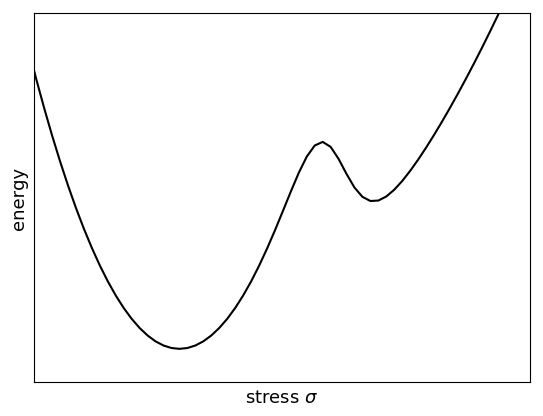

Generate this figure with Python:
import numpy as np
import matplotlib.pyplot as plt
   
#del matplotlib.font_manager.weight_dict['roman']
#matplotlib.font_manager._rebuild()
  
def tanh(x):
    y = (np.exp(x)-np.exp(-x)) / (np.exp(x) + np.exp(-x))
    return y

x = np.linspace(-6, 21, 100)
y = x*x/(1.5*tanh(x-6)+2.5)
#plt.style.use('classic')
#plt.gca().set_aspect('equal', adjustable='box')
fig, ax = plt.subplots(1, 1)

plt.ylim([-3,30])
plt.xlim([-5,12])

ax.axes.xaxis.set_ticks([])
ax.axes.yaxis.set_ticks([])
#ax.set_yticks([1, 4])
#ax.set_yticklabels(['$E_1$','$E_2$'], fontsize=9)
#ax.set_xticks([-0.5])
#ax.set_xticklabels([r'$F_0$''\n$\Delta F$'], fontsize=9)
plt.xlabel('stress $\sigma$', fontsize=13)
plt.ylabel(r'energy', fontsize=13)

ax.plot(x, y, color='black')
plt.show()
fig.savefig("fig4.png",bbox_inches="tight")

